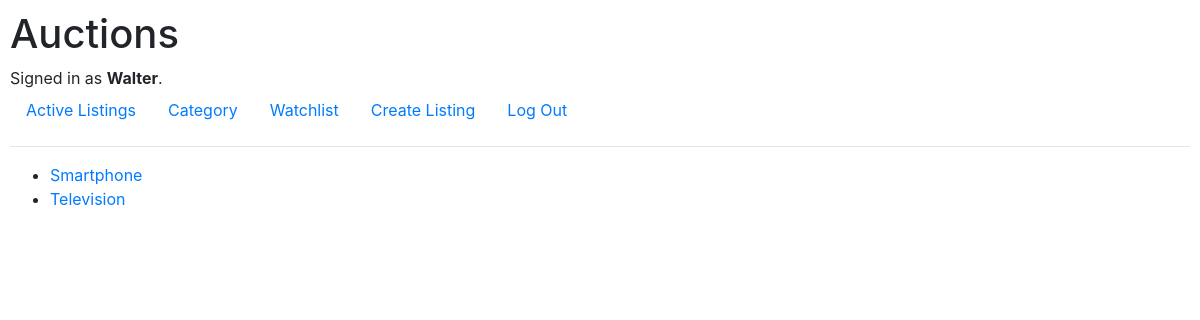
The app's page /category (signed in) with its own data.
### auctions/models.py (models this page shows)
class User(AbstractUser):
    pass

class AuctionListing(models.Model):
    title = models.CharField(max_length=30)
    imageURL = models.URLField(null=True, blank=True)
    category = models.CharField(max_length=30)
    description = models.TextField()
    start_bid = models.DecimalField(max_digits=10, decimal_places=2)
    created_by = models.ForeignKey(User, on_delete=models.CASCADE)
    created_at = models.DateTimeField(auto_now_add=True)
    is_closed = models.BooleanField(default=False)

### auctions/views.py (the view)
# urls.py: path("category", views.show_categories, name="category"),
def show_categories(request):
    auctions = AuctionListing.objects.all()
    categories = set()
    for auction_element in auctions:
        categories.add(auction_element.category)
    return render(request, "auctions/categories.html", {"categories":categories})

### auctions/templates/auctions/categories.html
{% extends 'auctions/layout.html' %}
{% block body %}
  <ul>
    {% for category_element in categories %}
      <li>
        <a href="{% url 'category_listing' category_element %}">{{ category_element }}</a>
        </li>
    {% endfor %}
  </ul>
{% endblock %}

### auctions/templates/auctions/layout.html (shortened to what this page needs)
{% load static %}
<!DOCTYPE html>
<html lang="en">
  <head>
    <link rel="stylesheet" href="https://stackpath.bootstrapcdn.com/bootstrap/4.4.1/css/bootstrap.min.css" />
    <link href="{% static 'auctions/styles.css' %}" rel="stylesheet" />
  </head>
  <body>
    <h1>Auctions</h1>
    <div>
      {% if user.is_authenticated %}
        Signed in as <strong>{{ user.username }}</strong>.
      {% else %}
        Not signed in.
      {% endif %}
    </div>
    <ul class="nav">
      <li class="nav-item">
        <a class="nav-link" href="{% url 'index' %}">Active Listings</a>
      </li>
      <li class="nav-item">
        <a class="nav-link" href="{% url 'category' %}">Category</a>
      </li>
      {% if user.is_authenticated %}
        <li class="nav-item">
          <a class="nav-link" href="{% url 'watchlist' %}">Watchlist</a>
        </li>
        <li class="nav-item">
          <a class="nav-link" href="{% url 'newListing' %}">Create Listing</a>
        </li>
        <li class="nav-item">
          <a class="nav-link" href="{% url 'logout' %}">Log Out</a>
        </li>
      {% endif %}
    </ul>
    <hr />
    {% block body %}
    {% endblock %}
  </body>
</html>

### auctions/static/auctions/styles.css (style rules this page uses)
body { padding: 10px; }

### records on screen
User: username "Walter"
AuctionListing: categories "Smartphone"
AuctionListing: categories "Television"
